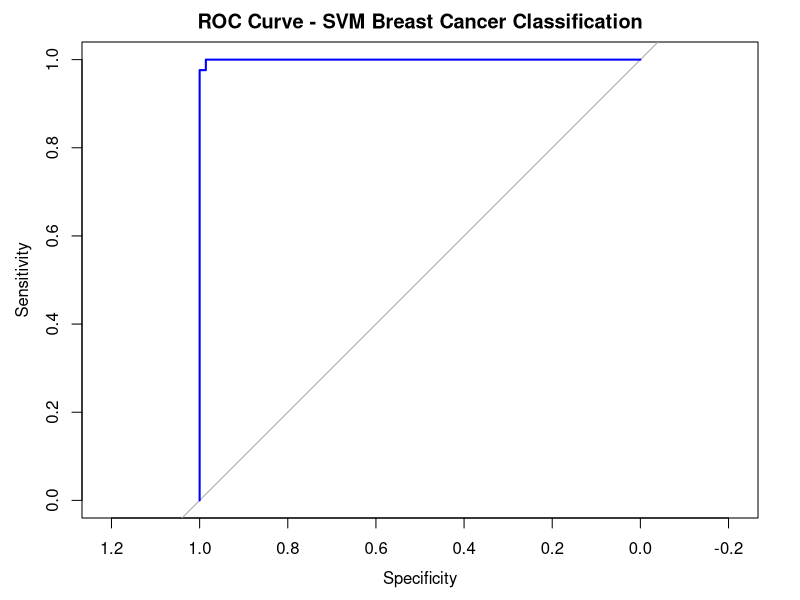

Reproduce this figure in R.
# Breast Cancer Classification
# SVM Model Implementation

# 1. Load required libraries
library(e1071)
library(caret)
library(pROC)

# 2. Load cleaned dataset
clean_data <- read.csv("data/cleaned_breast_cancer.csv")

# 3. Convert Diagnosis into a factor
clean_data$Diagnosis <- factor(
  clean_data$Diagnosis,
  levels = c("B", "M"),
  labels = c("Benign", "Malignant")
)

# 4. Check the dataset
cat("Dataset Dimensions:\n")
print(dim(clean_data))

cat("\nDiagnosis Distribution:\n")
print(table(clean_data$Diagnosis))

# 5. Separate features and target variable
X <- clean_data[, setdiff(names(clean_data), "Diagnosis")]
y <- clean_data$Diagnosis

# 6. Split dataset into 80% training and 20% testing
set.seed(123)

train_index <- createDataPartition(
  y,
  p = 0.80,
  list = FALSE
)

X_train <- X[train_index, ]
X_test  <- X[-train_index, ]

y_train <- y[train_index]
y_test  <- y[-train_index]

# 7. Display training and testing dimensions

cat("\nTraining dataset:\n")
print(dim(X_train))

cat("\nTesting dataset:\n")
print(dim(X_test))

cat("\nTraining diagnosis distribution:\n")
print(table(y_train))

cat("\nTesting diagnosis distribution:\n")
print(table(y_test))


# 8. Feature Scaling


# Calculate scaling parameters using training data only
scaling_model <- preProcess(
  X_train,
  method = c("center", "scale")
)

# Apply scaling to training and testing data
X_train_scaled <- predict(scaling_model, X_train)
X_test_scaled  <- predict(scaling_model, X_test)

# Check scaled data
cat("\nScaled Training Data:\n")
print(summary(X_train_scaled$radius_mean))

cat("\nScaled Testing Data:\n")
print(summary(X_test_scaled$radius_mean))

cat("\nFeature Scaling Completed Successfully!\n")


# 9. Train the SVM Classification Model

# Train SVM using the scaled training dataset
svm_model <- svm(
  x = X_train_scaled,
  y = y_train,
  type = "C-classification",
  kernel = "radial",
  cost = 1,
  gamma = 1 / ncol(X_train_scaled),
  scale = FALSE,
  probability = TRUE
)

# Display model details
cat("\nSVM Model Details:\n")
print(svm_model)

cat("\nSVM Model Training Completed Successfully!\n")


# 10. Make Predictions Using SVM

# Predict diagnosis for testing dataset
svm_predictions <- predict(
  svm_model,
  X_test_scaled
)

# Display actual and predicted diagnoses
cat("\nActual Diagnoses:\n")
print(y_test)

cat("\nPredicted Diagnoses:\n")
print(svm_predictions)

# Compare actual and predicted values
prediction_results <- data.frame(
  Actual = y_test,
  Predicted = svm_predictions
)

cat("\nPrediction Results:\n")
print(prediction_results)

cat("\nSVM Prediction Completed Successfully!\n")

# 11. Evaluate SVM Model

# Generate confusion matrix
conf_matrix <- confusionMatrix(
  data = svm_predictions,
  reference = y_test,
  positive = "Malignant"
)

cat("\nConfusion Matrix:\n")
print(conf_matrix)

# Extract performance metrics
accuracy <- conf_matrix$overall["Accuracy"]
precision <- conf_matrix$byClass["Precision"]
recall <- conf_matrix$byClass["Sensitivity"]
specificity <- conf_matrix$byClass["Specificity"]
f1_score <- conf_matrix$byClass["F1"]

# Display performance metrics
cat("\nSVM Performance Metrics:\n")

cat("Accuracy:", round(accuracy * 100, 2), "%\n")
cat("Precision:", round(precision * 100, 2), "%\n")
cat("Recall:", round(recall * 100, 2), "%\n")
cat("Specificity:", round(specificity * 100, 2), "%\n")
cat("F1-Score:", round(f1_score * 100, 2), "%\n")


# 12. ROC Curve and AUC

# Generate probability predictions
prob_predictions <- predict(
  svm_model,
  X_test_scaled,
  probability = TRUE
)

# Extract probability of Malignant class
malignant_prob <- attr(
  prob_predictions,
  "probabilities"
)[, "Malignant"]

# Calculate ROC curve
roc_result <- roc(
  response = y_test,
  predictor = malignant_prob,
  levels = c("Benign", "Malignant"),
  direction = "<"
)

# Calculate AUC
auc_value <- auc(roc_result)

cat("\nAUC:", round(as.numeric(auc_value), 4), "\n")

# Plot ROC curve
plot(
  roc_result,
  main = "ROC Curve - SVM Breast Cancer Classification",
  col = "blue",
  lwd = 2
)

# Save ROC curve
ggsave(
  "figures/svm_roc_curve.png",
  width = 7,
  height = 5
)

cat("\nSVM Model Evaluation Completed Successfully!\n")
